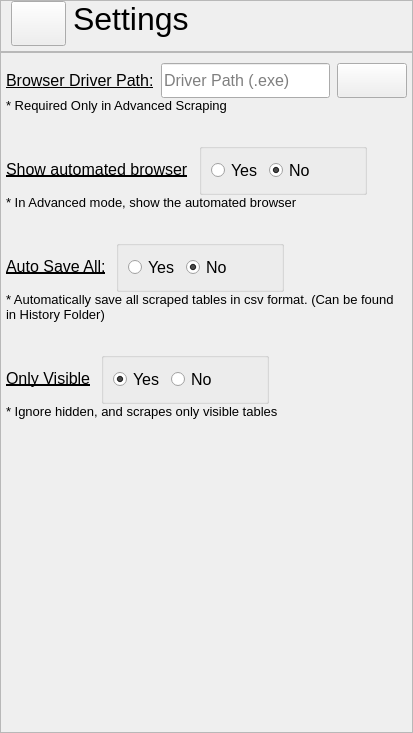
      <widget class="QWidget" name="settings_page">
       <layout class="QVBoxLayout" name="verticalLayout_4" stretch="0,0">
        <property name="spacing">
         <number>0</number>
        </property>
        <property name="leftMargin">
         <number>0</number>
        </property>
        <property name="topMargin">
         <number>0</number>
        </property>
        <property name="rightMargin">
         <number>0</number>
        </property>
        <property name="bottomMargin">
         <number>0</number>
        </property>
        <item>
         <widget class="QFrame" name="settings_header">
          <property name="frameShape">
           <enum>QFrame::StyledPanel</enum>
          </property>
          <property name="frameShadow">
           <enum>QFrame::Raised</enum>
          </property>
          <layout class="QHBoxLayout" name="horizontalLayout_3">
           <property name="spacing">
            <number>7</number>
           </property>
           <property name="leftMargin">
            <number>10</number>
           </property>
           <property name="topMargin">
            <number>0</number>
           </property>
           <property name="rightMargin">
            <number>0</number>
           </property>
           <property name="bottomMargin">
            <number>5</number>
           </property>
           <item alignment="Qt::AlignTop">
            <widget class="QPushButton" name="menu_pushButton">
             <property name="sizePolicy">
              <sizepolicy hsizetype="Fixed" vsizetype="Fixed">
               <horstretch>0</horstretch>
               <verstretch>0</verstretch>
              </sizepolicy>
             </property>
             <property name="minimumSize">
              <size>
               <width>55</width>
               <height>45</height>
              </size>
             </property>
             <property name="cursor">
              <cursorShape>PointingHandCursor</cursorShape>
             </property>
             <property name="toolTip">
              <string>back</string>
             </property>
             <property name="text">
              <string/>
             </property>
             <property name="icon">
              <iconset>
               <normaloff>../../folder-organizer/icons/back.svg</normaloff>../../folder-organizer/icons/back.svg</iconset>
             </property>
             <property name="iconSize">
              <size>
               <width>30</width>
               <height>30</height>
              </size>
             </property>
            </widget>
           </item>
           <item alignment="Qt::AlignTop">
            <widget class="QLabel" name="label_2">
             <property name="sizePolicy">
              <sizepolicy hsizetype="Expanding" vsizetype="Preferred">
               <horstretch>0</horstretch>
               <verstretch>0</verstretch>
              </sizepolicy>
             </property>
             <property name="font">
              <font>
               <pointsize>24</pointsize>
              </font>
             </property>
             <property name="text">
              <string>Settings</string>
             </property>
             <property name="alignment">
              <set>Qt::AlignLeading|Qt::AlignLeft|Qt::AlignVCenter</set>
             </property>
            </widget>
           </item>
          </layout>
         </widget>
        </item>
        <item>
         <widget class="QFrame" name="settings_body">
          <property name="sizePolicy">
           <sizepolicy hsizetype="Preferred" vsizetype="Expanding">
            <horstretch>0</horstretch>
            <verstretch>0</verstretch>
           </sizepolicy>
          </property>
          <property name="frameShape">
           <enum>QFrame::StyledPanel</enum>
          </property>
          <property name="frameShadow">
           <enum>QFrame::Raised</enum>
          </property>
          <layout class="QVBoxLayout" name="verticalLayout_7">
           <property name="spacing">
            <number>30</number>
           </property>
           <property name="leftMargin">
            <number>5</number>
           </property>
           <property name="topMargin">
            <number>10</number>
           </property>
           <property name="rightMargin">
            <number>5</number>
           </property>
           <property name="bottomMargin">
            <number>5</number>
           </property>
           <item>
            <layout class="QVBoxLayout" name="verticalLayout_5">
             <property name="spacing">
              <number>0</number>
             </property>
             <item>
              <layout class="QHBoxLayout" name="horizontalLayout_17">
               <property name="spacing">
                <number>7</number>
               </property>
               <item alignment="Qt::AlignLeft">
                <widget class="QLabel" name="label_11">
                 <property name="sizePolicy">
                  <sizepolicy hsizetype="Minimum" vsizetype="Minimum">
                   <horstretch>0</horstretch>
                   <verstretch>0</verstretch>
                  </sizepolicy>
                 </property>
                 <property name="font">
                  <font>
                   <pointsize>12</pointsize>
                   <underline>true</underline>
                  </font>
                 </property>
                 <property name="text">
                  <string>Browser Driver Path:</string>
                 </property>
                </widget>
               </item>
               <item>
                <widget class="QLineEdit" name="driver_path_lineEdit">
                 <property name="sizePolicy">
                  <sizepolicy hsizetype="Expanding" vsizetype="Preferred">
                   <horstretch>0</horstretch>
                   <verstretch>0</verstretch>
                  </sizepolicy>
                 </property>
                 <property name="minimumSize">
                  <size>
                   <width>0</width>
                   <height>35</height>
                  </size>
                 </property>
                 <property name="maximumSize">
                  <size>
                   <width>16777215</width>
                   <height>35</height>
                  </size>
                 </property>
                 <property name="font">
                  <font>
                   <pointsize>12</pointsize>
                  </font>
                 </property>
                 <property name="text">
                  <string/>
                 </property>
                 <property name="readOnly">
                  <bool>true</bool>
                 </property>
                 <property name="placeholderText">
                  <string>Driver Path (.exe)</string>
                 </property>
                </widget>
               </item>
               <item>
                <widget class="QPushButton" name="browse_driver_path_pushButton">
                 <property name="minimumSize">
                  <size>
                   <width>70</width>
                   <height>30</height>
                  </size>
                 </property>
                 <property name="maximumSize">
                  <size>
                   <width>70</width>
                   <height>35</height>
                  </size>
                 </property>
                 <property name="font">
                  <font>
                   <pointsize>12</pointsize>
                  </font>
                 </property>
                 <property name="cursor">
                  <cursorShape>PointingHandCursor</cursorShape>
                 </property>
                 <property name="toolTip">
                  <string>browse</string>
                 </property>
                 <property name="text">
                  <string/>
                 </property>
                 <property name="icon">
                  <iconset>
                   <normaloff>../../folder-organizer/icons/folder.svg</normaloff>../../folder-organizer/icons/folder.svg</iconset>
                 </property>
                 <property name="iconSize">
                  <size>
                   <width>26</width>
                   <height>26</height>
                  </size>
                 </property>
                </widget>
               </item>
              </layout>
             </item>
             <item>
              <widget class="QLabel" name="label_3">
               <property name="font">
                <font>
                 <pointsize>10</pointsize>
                </font>
               </property>
               <property name="text">
                <string>* Required Only in Advanced Scraping</string>
               </property>
              </widget>
             </item>
            </layout>
           </item>
           <item>
            <layout class="QVBoxLayout" name="verticalLayout_9">
             <property name="spacing">
              <number>0</number>
             </property>
             <item>
              <layout class="QHBoxLayout" name="horizontalLayout_16">
               <property name="spacing">
                <number>10</number>
               </property>
               <item>
                <widget class="QLabel" name="label_12">
                 <property name="font">
                  <font>
                   <pointsize>12</pointsize>
                   <underline>true</underline>
                  </font>
                 </property>
                 <property name="text">
                  <string>Show automated browser</string>
                 </property>
                </widget>
               </item>
               <item alignment="Qt::AlignLeft">
                <widget class="QGroupBox" name="groupBox_5">
                 <property name="sizePolicy">
                  <sizepolicy hsizetype="Fixed" vsizetype="Fixed">
                   <horstretch>0</horstretch>
                   <verstretch>0</verstretch>
                  </sizepolicy>
                 </property>
                 <layout class="QHBoxLayout" name="horizontalLayout_18">
                  <item>
                   <widget class="QRadioButton" name="show_browser_yes_radioButton">
                    <property name="sizePolicy">
                     <sizepolicy hsizetype="Fixed" vsizetype="Fixed">
                      <horstretch>0</horstretch>
                      <verstretch>0</verstretch>
                     </sizepolicy>
                    </property>
                    <property name="font">
                     <font>
                      <pointsize>12</pointsize>
                     </font>
                    </property>
                    <property name="text">
                     <string>Yes</string>
                    </property>
                    <property name="checked">
                     <bool>false</bool>
                    </property>
                   </widget>
                  </item>
                  <item>
                   <widget class="QRadioButton" name="show_browser_no_radioButton">
                    <property name="sizePolicy">
                     <sizepolicy hsizetype="Fixed" vsizetype="Fixed">
                      <horstretch>0</horstretch>
                      <verstretch>0</verstretch>
                     </sizepolicy>
                    </property>
                    <property name="font">
                     <font>
                      <pointsize>12</pointsize>
                     </font>
                    </property>
                    <property name="text">
                     <string>No</string>
                    </property>
                    <property name="checked">
                     <bool>true</bool>
                    </property>
                   </widget>
                  </item>
                  <item>
                   <spacer name="horizontalSpacer_10">
                    <property name="orientation">
                     <enum>Qt::Horizontal</enum>
                    </property>
                    <property name="sizeHint" stdset="0">
                     <size>
                      <width>40</width>
                      <height>20</height>
                     </size>
                    </property>
                   </spacer>
                  </item>
                 </layout>
                </widget>
               </item>
               <item>
                <spacer name="horizontalSpacer_6">
                 <property name="orientation">
                  <enum>Qt::Horizontal</enum>
                 </property>
                 <property name="sizeHint" stdset="0">
                  <size>
                   <width>40</width>
                   <height>20</height>
                  </size>
                 </property>
                </spacer>
               </item>
              </layout>
             </item>
             <item>
              <widget class="QLabel" name="label_7">
               <property name="font">
                <font>
                 <pointsize>10</pointsize>
                </font>
               </property>
               <property name="text">
                <string>* In Advanced mode, show the automated browser</string>
               </property>
               <property name="wordWrap">
                <bool>true</bool>
               </property>
              </widget>
             </item>
            </layout>
           </item>
           <item>
            <layout class="QVBoxLayout" name="verticalLayout_6">
             <property name="spacing">
              <number>0</number>
             </property>
             <item>
              <layout class="QHBoxLayout" name="horizontalLayout_13">
               <property name="spacing">
                <number>10</number>
               </property>
               <item>
                <widget class="QLabel" name="label_9">
                 <property name="font">
                  <font>
                   <pointsize>12</pointsize>
                   <underline>true</underline>
                  </font>
                 </property>
                 <property name="text">
                  <string>Auto Save All:</string>
                 </property>
                </widget>
               </item>
               <item alignment="Qt::AlignLeft">
                <widget class="QGroupBox" name="groupBox">
                 <property name="sizePolicy">
                  <sizepolicy hsizetype="Fixed" vsizetype="Fixed">
                   <horstretch>0</horstretch>
                   <verstretch>0</verstretch>
                  </sizepolicy>
                 </property>
                 <layout class="QHBoxLayout" name="horizontalLayout_12">
                  <item>
                   <widget class="QRadioButton" name="auto_save_yes_radioButton">
                    <property name="sizePolicy">
                     <sizepolicy hsizetype="Fixed" vsizetype="Fixed">
                      <horstretch>0</horstretch>
                      <verstretch>0</verstretch>
                     </sizepolicy>
                    </property>
                    <property name="font">
                     <font>
                      <pointsize>12</pointsize>
                     </font>
                    </property>
                    <property name="text">
                     <string>Yes</string>
                    </property>
                   </widget>
                  </item>
                  <item>
                   <widget class="QRadioButton" name="auto_save_no_radioButton">
                    <property name="sizePolicy">
                     <sizepolicy hsizetype="Fixed" vsizetype="Fixed">
                      <horstretch>0</horstretch>
                      <verstretch>0</verstretch>
                     </sizepolicy>
                    </property>
                    <property name="font">
                     <font>
                      <pointsize>12</pointsize>
                     </font>
                    </property>
                    <property name="text">
                     <string>No</string>
                    </property>
                    <property name="checked">
                     <bool>true</bool>
                    </property>
                   </widget>
                  </item>
                  <item>
                   <spacer name="horizontalSpacer_8">
                    <property name="orientation">
                     <enum>Qt::Horizontal</enum>
                    </property>
                    <property name="sizeHint" stdset="0">
                     <size>
                      <width>40</width>
                      <height>20</height>
                     </size>
                    </property>
                   </spacer>
                  </item>
                 </layout>
                </widget>
               </item>
               <item>
                <spacer name="horizontalSpacer_3">
                 <property name="orientation">
                  <enum>Qt::Horizontal</enum>
                 </property>
                 <property name="sizeHint" stdset="0">
                  <size>
                   <width>40</width>
                   <height>20</height>
                  </size>
                 </property>
                </spacer>
               </item>
              </layout>
             </item>
             <item>
              <widget class="QLabel" name="label_4">
               <property name="font">
                <font>
                 <pointsize>10</pointsize>
                </font>
               </property>
               <property name="text">
                <string>* Automatically save all scraped tables in csv format. (Can be found in History Folder)</string>
               </property>
               <property name="wordWrap">
                <bool>true</bool>
               </property>
              </widget>
             </item>
            </layout>
           </item>
           <item>
            <layout class="QVBoxLayout" name="verticalLayout_8">
             <property name="spacing">
              <number>0</number>
             </property>
             <item>
              <layout class="QHBoxLayout" name="horizontalLayout_14">
               <property name="spacing">
                <number>10</number>
               </property>
               <item>
                <widget class="QLabel" name="label_10">
                 <property name="font">
                  <font>
                   <pointsize>12</pointsize>
                   <underline>true</underline>
                  </font>
                 </property>
                 <property name="text">
                  <string>Only Visible</string>
                 </property>
                </widget>
               </item>
               <item alignment="Qt::AlignLeft">
                <widget class="QGroupBox" name="groupBox_4">
                 <property name="sizePolicy">
                  <sizepolicy hsizetype="Fixed" vsizetype="Fixed">
                   <horstretch>0</horstretch>
                   <verstretch>0</verstretch>
                  </sizepolicy>
                 </property>
                 <layout class="QHBoxLayout" name="horizontalLayout_15">
                  <item>
                   <widget class="QRadioButton" name="visible_yes_radioButton">
                    <property name="sizePolicy">
                     <sizepolicy hsizetype="Fixed" vsizetype="Fixed">
                      <horstretch>0</horstretch>
                      <verstretch>0</verstretch>
                     </sizepolicy>
                    </property>
                    <property name="font">
                     <font>
                      <pointsize>12</pointsize>
                     </font>
                    </property>
                    <property name="text">
                     <string>Yes</string>
                    </property>
                    <property name="checked">
                     <bool>true</bool>
                    </property>
                   </widget>
                  </item>
                  <item>
                   <widget class="QRadioButton" name="visible_no_radioButton">
                    <property name="sizePolicy">
                     <sizepolicy hsizetype="Fixed" vsizetype="Fixed">
                      <horstretch>0</horstretch>
                      <verstretch>0</verstretch>
                     </sizepolicy>
                    </property>
                    <property name="font">
                     <font>
                      <pointsize>12</pointsize>
                     </font>
                    </property>
                    <property name="text">
                     <string>No</string>
                    </property>
                    <property name="checked">
                     <bool>false</bool>
                    </property>
                   </widget>
                  </item>
                  <item>
                   <spacer name="horizontalSpacer_9">
                    <property name="orientation">
                     <enum>Qt::Horizontal</enum>
                    </property>
                    <property name="sizeHint" stdset="0">
                     <size>
                      <width>40</width>
                      <height>20</height>
                     </size>
                    </property>
                   </spacer>
                  </item>
                 </layout>
                </widget>
               </item>
               <item>
                <spacer name="horizontalSpacer_5">
                 <property name="orientation">
                  <enum>Qt::Horizontal</enum>
                 </property>
                 <property name="sizeHint" stdset="0">
                  <size>
                   <width>40</width>
                   <height>20</height>
                  </size>
                 </property>
                </spacer>
               </item>
              </layout>
             </item>
             <item>
              <widget class="QLabel" name="label_5">
               <property name="font">
                <font>
                 <pointsize>10</pointsize>
                </font>
               </property>
               <property name="text">
                <string>* Ignore hidden, and scrapes only visible tables</string>
               </property>
               <property name="wordWrap">
                <bool>true</bool>
               </property>
              </widget>
             </item>
            </layout>
           </item>
           <item>
            <spacer name="verticalSpacer">
             <property name="orientation">
              <enum>Qt::Vertical</enum>
             </property>
             <property name="sizeHint" stdset="0">
              <size>
               <width>20</width>
               <height>308</height>
              </size>
             </property>
            </spacer>
           </item>
          </layout>
         </widget>
        </item>
       </layout>
      </widget>
